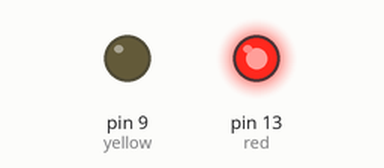
Bench run of a sketch on a simulated Arduino Uno, built with avr-gcc and run on an emulated ATmega328P. On the bench: output pins drawn as LEDs (lit = HIGH). Dashed ring = blinking.

Above: at 0.2 s.
At 0.7 s:
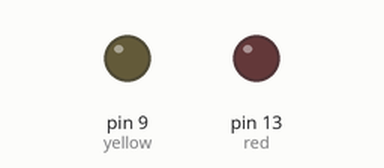
At 1.7 s:
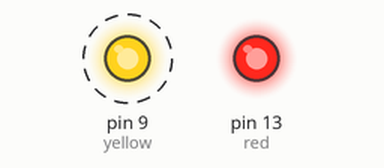
At 2.2 s:
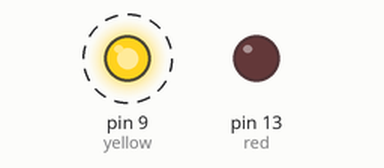
Timing chart, 0 to 3.0 s (numbered marks = the images above):
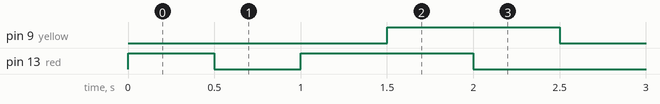

Measured:
- by itself, pin 9 (yellow): alternates HIGH for 1.0 s and LOW for 1.0 s
- by itself, pin 13 (red): goes HIGH 0.50 s, LOW 0.50 s, 64 × (HIGH 1.0 s, LOW 1.0 s), then HIGH
- by itself, everything shown: repeats every 2.0 s, in 4 steps

The sketch:

Blink_with_Millis.ino
```cpp
int red = 13;
int yellow = 9;
void setup()
{
pinMode(red, OUTPUT);
pinMode(yellow, OUTPUT);
}

void loop()
{
if(millis() > 1000)
  {
digitalWrite(yellow,!digitalRead(yellow));
delay(500);
}
digitalWrite(red,!digitalRead(red));
delay(500);
}
```
